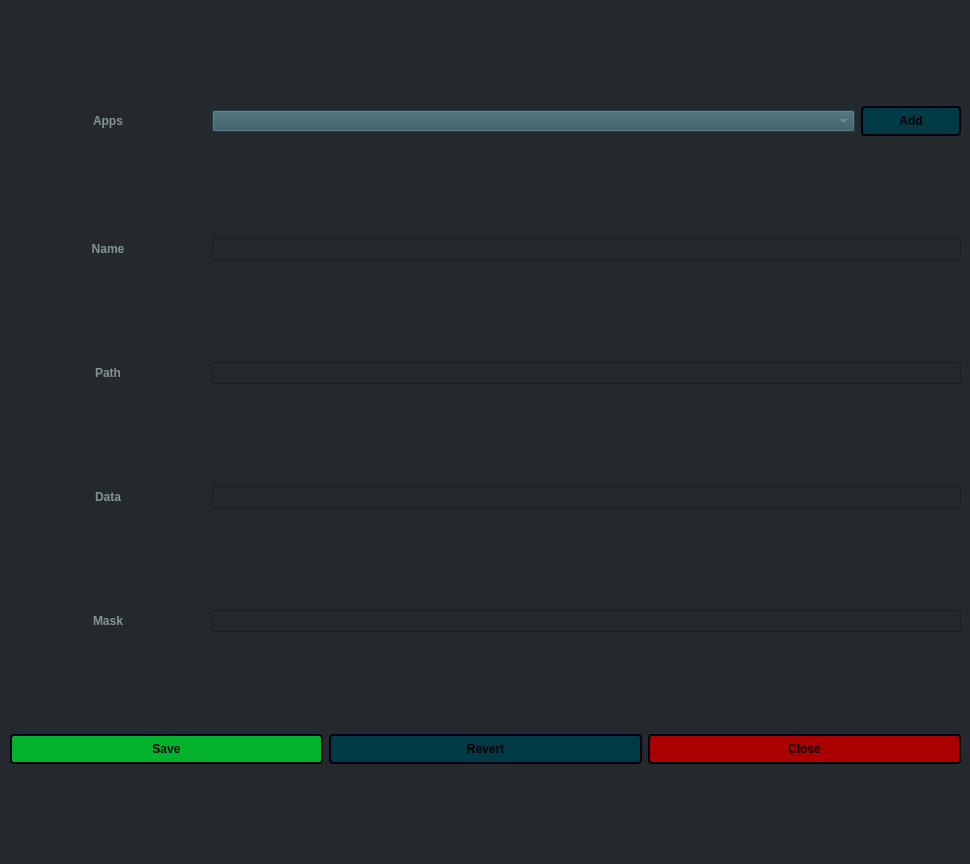
<?xml version="1.0" encoding="UTF-8"?>
<ui version="4.0">
 <class>AppDialog</class>
 <widget class="QDialog" name="AppDialog">
  <property name="geometry">
   <rect>
    <x>0</x>
    <y>0</y>
    <width>970</width>
    <height>864</height>
   </rect>
  </property>
  <property name="windowTitle">
   <string>Dialog</string>
  </property>
  <property name="styleSheet">
   <string notr="true">background-color: rgb(36, 41, 46);
color: rgb(161, 164, 167);</string>
  </property>
  <widget class="QWidget" name="verticalLayoutWidget">
   <property name="geometry">
    <rect>
     <x>10</x>
     <y>10</y>
     <width>951</width>
     <height>851</height>
    </rect>
   </property>
   <layout class="QVBoxLayout" name="verticalLayout">
    <item>
     <layout class="QHBoxLayout" name="horizontalLayout_2" stretch="0,0,0">
      <item>
       <widget class="QLabel" name="appsLabel">
        <property name="sizePolicy">
         <sizepolicy hsizetype="Fixed" vsizetype="Preferred">
          <horstretch>2</horstretch>
          <verstretch>0</verstretch>
         </sizepolicy>
        </property>
        <property name="minimumSize">
         <size>
          <width>196</width>
          <height>0</height>
         </size>
        </property>
        <property name="maximumSize">
         <size>
          <width>196</width>
          <height>16777215</height>
         </size>
        </property>
        <property name="styleSheet">
         <string notr="true">font: 75 11pt &quot;Noto Sans&quot;;
color: rgb(131, 148, 150);
font-weight: 700;</string>
        </property>
        <property name="text">
         <string>Apps</string>
        </property>
        <property name="alignment">
         <set>Qt::AlignCenter</set>
        </property>
       </widget>
      </item>
      <item>
       <widget class="QComboBox" name="appList">
        <property name="sizePolicy">
         <sizepolicy hsizetype="Expanding" vsizetype="Fixed">
          <horstretch>0</horstretch>
          <verstretch>0</verstretch>
         </sizepolicy>
        </property>
        <property name="styleSheet">
         <string notr="true">font: 87 11pt &quot;Noto Sans&quot;;
background-color: #2f535f;
color: rgb(131, 148, 150);
font-weight: 700;
</string>
        </property>
       </widget>
      </item>
      <item>
       <widget class="QPushButton" name="addApp">
        <property name="minimumSize">
         <size>
          <width>100</width>
          <height>30</height>
         </size>
        </property>
        <property name="styleSheet">
         <string notr="true">background-color: rgb(0, 58, 70);
font: 87 11pt &quot;Noto Sans&quot;;
color: rgb(0, 0, 0);
font-weight: 700;
padding: 4px;
border-style: outset;
border-width: 2px;
border-radius: 4px;
border-color: #00000f;
min-width: 4em;
padding: 4px;</string>
        </property>
        <property name="text">
         <string>Add</string>
        </property>
        <property name="icon">
         <iconset resource="kres.qrc">
          <normaloff>:/icons/icons/add.png</normaloff>:/icons/icons/add.png</iconset>
        </property>
       </widget>
      </item>
     </layout>
    </item>
    <item>
     <layout class="QHBoxLayout" name="horizontalLayout_4" stretch="0,0">
      <item>
       <widget class="QLabel" name="nameLabel">
        <property name="sizePolicy">
         <sizepolicy hsizetype="Fixed" vsizetype="Preferred">
          <horstretch>2</horstretch>
          <verstretch>0</verstretch>
         </sizepolicy>
        </property>
        <property name="minimumSize">
         <size>
          <width>196</width>
          <height>0</height>
         </size>
        </property>
        <property name="maximumSize">
         <size>
          <width>196</width>
          <height>16777215</height>
         </size>
        </property>
        <property name="styleSheet">
         <string notr="true">font: 75 11pt &quot;Noto Sans&quot;;
color: rgb(131, 148, 150);
font-weight: 700;</string>
        </property>
        <property name="text">
         <string>Name</string>
        </property>
        <property name="alignment">
         <set>Qt::AlignCenter</set>
        </property>
       </widget>
      </item>
      <item>
       <widget class="QLineEdit" name="nameText"/>
      </item>
     </layout>
    </item>
    <item>
     <layout class="QHBoxLayout" name="horizontalLayout_3" stretch="0,0">
      <item>
       <widget class="QLabel" name="pathLabel">
        <property name="sizePolicy">
         <sizepolicy hsizetype="Fixed" vsizetype="Preferred">
          <horstretch>2</horstretch>
          <verstretch>0</verstretch>
         </sizepolicy>
        </property>
        <property name="minimumSize">
         <size>
          <width>196</width>
          <height>0</height>
         </size>
        </property>
        <property name="maximumSize">
         <size>
          <width>196</width>
          <height>16777215</height>
         </size>
        </property>
        <property name="styleSheet">
         <string notr="true">font: 75 11pt &quot;Noto Sans&quot;;
color: rgb(131, 148, 150);
font-weight: 700;</string>
        </property>
        <property name="text">
         <string>Path</string>
        </property>
        <property name="alignment">
         <set>Qt::AlignCenter</set>
        </property>
       </widget>
      </item>
      <item>
       <widget class="QLineEdit" name="pathText"/>
      </item>
     </layout>
    </item>
    <item>
     <layout class="QHBoxLayout" name="horizontalLayout_6" stretch="0,0">
      <item>
       <widget class="QLabel" name="dataLabel">
        <property name="sizePolicy">
         <sizepolicy hsizetype="Fixed" vsizetype="Preferred">
          <horstretch>2</horstretch>
          <verstretch>0</verstretch>
         </sizepolicy>
        </property>
        <property name="minimumSize">
         <size>
          <width>196</width>
          <height>0</height>
         </size>
        </property>
        <property name="maximumSize">
         <size>
          <width>196</width>
          <height>16777215</height>
         </size>
        </property>
        <property name="styleSheet">
         <string notr="true">font: 75 11pt &quot;Noto Sans&quot;;
color: rgb(131, 148, 150);
font-weight: 700;</string>
        </property>
        <property name="text">
         <string>Data</string>
        </property>
        <property name="alignment">
         <set>Qt::AlignCenter</set>
        </property>
       </widget>
      </item>
      <item>
       <widget class="QLineEdit" name="dataText"/>
      </item>
     </layout>
    </item>
    <item>
     <layout class="QHBoxLayout" name="horizontalLayout_5" stretch="0,0">
      <item>
       <widget class="QLabel" name="maskLabel">
        <property name="sizePolicy">
         <sizepolicy hsizetype="Fixed" vsizetype="Preferred">
          <horstretch>2</horstretch>
          <verstretch>0</verstretch>
         </sizepolicy>
        </property>
        <property name="minimumSize">
         <size>
          <width>196</width>
          <height>0</height>
         </size>
        </property>
        <property name="maximumSize">
         <size>
          <width>196</width>
          <height>16777215</height>
         </size>
        </property>
        <property name="styleSheet">
         <string notr="true">font: 75 11pt &quot;Noto Sans&quot;;
color: rgb(131, 148, 150);
font-weight: 700;</string>
        </property>
        <property name="text">
         <string>Mask</string>
        </property>
        <property name="alignment">
         <set>Qt::AlignCenter</set>
        </property>
       </widget>
      </item>
      <item>
       <widget class="QLineEdit" name="maskText"/>
      </item>
     </layout>
    </item>
    <item>
     <layout class="QHBoxLayout" name="horizontalLayout" stretch="0,0,0">
      <item>
       <widget class="QPushButton" name="save">
        <property name="minimumSize">
         <size>
          <width>100</width>
          <height>30</height>
         </size>
        </property>
        <property name="styleSheet">
         <string notr="true">background-color: rgb(2, 180, 43);
font: 87 11pt &quot;Noto Sans&quot;;
color: rgb(0, 0, 0);
font-weight: 700;
padding: 4px;
border-style: outset;
border-width: 2px;
border-radius: 4px;
border-color: #00000f;
min-width: 4em;
padding: 4px;</string>
        </property>
        <property name="text">
         <string>Save</string>
        </property>
        <property name="icon">
         <iconset resource="kres.qrc">
          <normaloff>:/icons/icons/checkmark.png</normaloff>:/icons/icons/checkmark.png</iconset>
        </property>
       </widget>
      </item>
      <item>
       <widget class="QPushButton" name="revert">
        <property name="minimumSize">
         <size>
          <width>100</width>
          <height>30</height>
         </size>
        </property>
        <property name="styleSheet">
         <string notr="true">background-color: rgb(0, 58, 70);
font: 87 11pt &quot;Noto Sans&quot;;
color: rgb(0, 0, 0);
font-weight: 700;
padding: 4px;
border-style: outset;
border-width: 2px;
border-radius: 4px;
border-color: #00000f;
min-width: 4em;
padding: 4px;</string>
        </property>
        <property name="text">
         <string>Revert</string>
        </property>
        <property name="icon">
         <iconset resource="kres.qrc">
          <normaloff>:/icons/icons/revert.png</normaloff>:/icons/icons/revert.png</iconset>
        </property>
       </widget>
      </item>
      <item>
       <widget class="QPushButton" name="close">
        <property name="minimumSize">
         <size>
          <width>100</width>
          <height>30</height>
         </size>
        </property>
        <property name="styleSheet">
         <string notr="true">background-color: rgb(170, 0, 0);
font: 87 11pt &quot;Noto Sans&quot;;
color: rgb(0, 0, 0);
font-weight: 700;
padding: 4px;
border-style: outset;
border-width: 2px;
border-radius: 4px;
border-color: #00000f;
min-width: 4em;
padding: 4px;</string>
        </property>
        <property name="text">
         <string>Close</string>
        </property>
        <property name="icon">
         <iconset resource="kres.qrc">
          <normaloff>:/icons/icons/cancel.png</normaloff>:/icons/icons/cancel.png</iconset>
        </property>
       </widget>
      </item>
     </layout>
    </item>
   </layout>
  </widget>
 </widget>
 <resources>
  <include location="kres.qrc"/>
 </resources>
 <connections/>
</ui>
